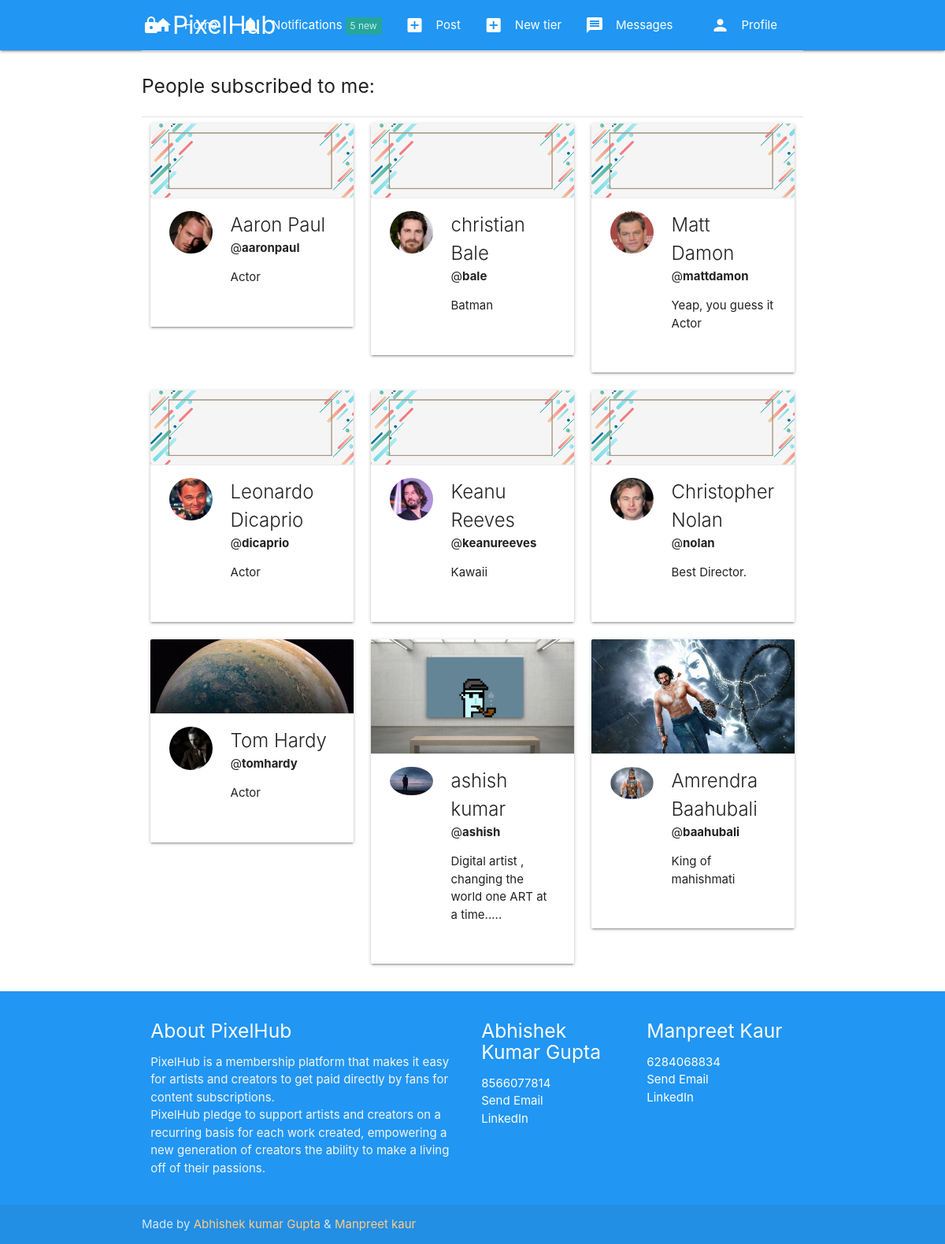
The page /sub/myfans/ (signed in) on the database its author committed.
### tier/models.py (models this page shows, shortened)
class Subscription(models.Model):
    subscriber = models.ForeignKey(User, on_delete=models.CASCADE, related_name='subscriber')
    subscribed = models.ForeignKey(User, on_delete=models.CASCADE, related_name='subscribed')
    tier = models.ForeignKey(Tier, on_delete=models.CASCADE, related_name='tier')
    date = models.DateTimeField(auto_now_add=True)
    expired = models.BooleanField(default=False)

### authy/models.py (models this page shows, shortened)
class Profile(models.Model):
	user = models.OneToOneField(User, on_delete=models.CASCADE, related_name='profile')
	location = models.CharField(max_length=50, null=True, blank=True)
	url = models.CharField(max_length=80, null=True, blank=True)
	profile_info = models.TextField(max_length=150, null=True, blank=True)
	created = models.DateField(auto_now_add=True)
	picture = models.ImageField(upload_to=user_directory_path_profile, blank=True, null=True, verbose_name='Picture')
	banner = models.ImageField(upload_to=user_directory_path_banner, blank=True, null=True, verbose_name='Banner')

### tier/views.py (the view)
# urls.py: path('myfans/', FansList, name='myfans'),
def FansList(request):
    my_fans = Subscription.objects.filter(subscribed=request.user)
    context = {
        'my_fans': my_fans
    }
    return render(request, 'fans_list.html', context)

### authy/views.py (called while the page is built)
def SideNavInfo(request):
	user = request.user
	nav_profile = None
	fans = None
	follows = None
	if user.is_authenticated:
		nav_profile = Profile.objects.get(user=user)
		fans = Subscription.objects.filter(subscribed=user).count()
		follows = Subscription.objects.filter(subscriber=user).count()
	return {'nav_profile': nav_profile, 'fans': fans, 'follows': follows}

### direct/views.py (called while the page is built)
def CheckDirects(request):
    directs_count = 0
    if request.user.is_authenticated:
        directs_count = Message.objects.filter(user=request.user, is_read=False).count()
    return {'directs_count': directs_count}

### notifications/views.py (called while the page is built)
def CountNotifications(request):
    count_notifications = None
    if request.user.is_authenticated:
        count_notifications = Notification.objects.filter(user=request.user, is_seen=False).count()
    return {'count_notifications': count_notifications}

### fans_clone/templates/fans_list.html
{% extends 'base.html' %}
{% load static %}
{% block content %}
<div class="divider"></div>
<div class="section">
  <h5>People subscribed to me:</h5>
</div>
<div class="divider"></div>
{% for person in my_fans %}
    <div class="col s12 m4">
              <div class="card">
                <div class="card-image">
                {% if person.subscriber.profile.banner %}
                    <img src="{{ person.subscriber.profile.banner.url }}">
                  {% else %}
                    <img src="{% static 'img/nobanner.jpg' %}">
                  {% endif %}
                </div>
                <div class="card-action">
                    <div class="row">
                        <div class="col s4">
                        {% if person.subscriber.profile.picture %}
                            <img src="{{ person.subscriber.profile.picture.url }}" class="circle responsive-img">
                          {% else %}
                            <img src="{% static 'img/no_avatar.jpg' %}" class="circle responsive-img">
                          {% endif %}
                        </div>
                        <div class="col s8">
                            <span class="card-title">
                                {{ person.subscriber.first_name }} {{ person.subscriber.last_name }}
                            </span>
                            <br>
                            <span>@<b>{{ person.subscriber.username }}</b></span>
                            <p>{{ person.subscriber.profile.profile_info }}</p>
                        </div>
                    </div>
                </div>
              </div>
    </div>
{% endfor %}
{% endblock %}

### fans_clone/templates/base.html (shortened to what this page needs)
{% load static %}
<!DOCTYPE html>
<html lang="en">
<head>
  <link href="{% static 'css/materialize.css' %}" type="text/css" rel="stylesheet" media="screen,projection"/>
  <link href="{% static 'css/style.css' %}" type="text/css" rel="stylesheet" media="screen,projection"/>
</head>
<body>
  <nav class="blue" role="navigation">
    <div class="nav-wrapper container">
      <a href="{% url 'index' %}" class="brand-logo"><i class="material-icons">lock</i>PixelHub</a>
      <ul class="right hide-on-med-and-down">
        <li><a href="{% url 'index' %}"><i class="material-icons left">home</i>Home</a></li>
        <li><a href="{% url 'show-notifications' %}"><i class="material-icons left">notifications</i>Notifications<span class="new badge">{{ count_notifications }}</span></a></li>
        <li><a href="{% url 'newpost' %}"><i class="material-icons left">add_box</i>Post</a></li>
        <li><a href="{% url 'newtier' %}"><i class="material-icons left">add_box</i>New tier</a></li>
        <li><a href="{% url 'inbox' %}"><i class="material-icons left">message</i>Messages</a></li>
        <li><a href="#" data-target="slide-out" class="sidenav-trigger show-on-large"><i class="material-icons left">person</i>Profile</a></li>
      </ul>
    </div>
  </nav>
<div class="container">
  <div class="row">
    {% block content %}
    {% endblock %}
  </div>
</div>
  <footer class="page-footer blue">
    <div class="container">
      <div class="row">
        <div class="col l6 s12">
          <h5 class="white-text">About PixelHub</h5>
          <p class="grey-text text-lighten-4">PixelHub is a membership platform that makes it easy for artists and creators to get paid directly by fans for content subscriptions.
        <br>
        PixelHub pledge to support artists and creators on a recurring basis for each work created, empowering a new generation of creators the ability to make a living off of their passions.</p>
        </div>
        <div class="col l3 s12">
          <h5 class="white-text">Abhishek Kumar Gupta</h5>
          <ul>
            <li><a class="white-text" href="#!">8566077814</a></li>
            <li><a class="white-text" href="mailto: abhibhaiofficial@gmail.com">Send Email</a></li>
            <li><a class="white-text" href="https://www.linkedin.com/in/abhishek-kumar-gupta-727a681bb/">LinkedIn</a></li>
          </ul>
        </div>
        <div class="col l3 s12">
          <h5 class="white-text">Manpreet Kaur</h5>
          <ul>
            <li><a class="white-text" href="#!">6284068834</a></li>
            <li><a class="white-text" href="#">Send Email</a></li>
            <li><a class="white-text" href="#">LinkedIn</a></li>
          </ul>
        </div>
      </div>
    </div>
    <div class="footer-copyright">
      <div class="container">
      Made by <a class="orange-text text-lighten-3" href="https://www.linkedin.com/in/abhishek-kumar-gupta-727a681bb/">Abhishek kumar Gupta</a> &
              <a class="orange-text text-lighten-3" href="#">Manpreet kaur</a>
      </div>
    </div>
  </footer>
  </body>
</html>

### rows shown on the page
Subscription: subscriber.profile.picture (placeholder picture), subscriber.first_name "Aaron", subscriber.last_name "Paul", subscriber.username "aaronpaul", subscriber.profile.profile_info "Actor"
Subscription: subscriber.profile.picture (placeholder picture), subscriber.first_name "christian", subscriber.last_name "Bale", subscriber.username "bale", subscriber.profile.profile_info "Batman"
Subscription: subscriber.profile.picture (placeholder picture), subscriber.first_name "Matt", subscriber.last_name "Damon", subscriber.username "mattdamon", subscriber.profile.profile_info "Yeap, you guess it Actor"
Subscription: subscriber.profile.picture (placeholder picture), subscriber.first_name "Leonardo", subscriber.last_name "Dicaprio", subscriber.username "dicaprio", subscriber.profile.profile_info "Actor"
Subscription: subscriber.profile.picture (placeholder picture), subscriber.first_name "Keanu", subscriber.last_name "Reeves", subscriber.username "keanureeves", subscriber.profile.profile_info "Kawaii"
Subscription: subscriber.profile.picture (placeholder picture), subscriber.first_name "Christopher", subscriber.last_name "Nolan", subscriber.username "nolan", subscriber.profile.profile_info "Best Director."
Subscription: subscriber.profile.banner (picture), subscriber.profile.picture (placeholder picture), subscriber.first_name "Tom", subscriber.last_name "Hardy", subscriber.username "tomhardy", subscriber.profile.profile_info "Actor"
Subscription: subscriber.profile.banner (picture), subscriber.profile.picture (placeholder picture), subscriber.first_name "ashish", subscriber.last_name "kumar", subscriber.username "ashish", subscriber.profile.profile_info "Digital artist , changing the world one ART at a time....."
Subscription: subscriber.profile.banner (picture), subscriber.profile.picture (placeholder picture), subscriber.first_name "Amrendra", subscriber.last_name "Baahubali", subscriber.username "baahubali", subscriber.profile.profile_info "King of mahishmati"

### other values the page prints
{{ count_notifications }} "5"
